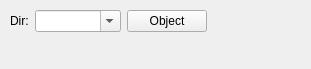
<ui version="4.0" >
 <class>ArgLookToward</class>
 <widget class="QWidget" name="ArgLookToward" >
  <property name="geometry" >
   <rect>
    <x>0</x>
    <y>0</y>
    <width>311</width>
    <height>69</height>
   </rect>
  </property>
  <layout class="QVBoxLayout" >
   <property name="spacing" >
    <number>6</number>
   </property>
   <property name="margin" >
    <number>10</number>
   </property>
   <item>
    <layout class="QHBoxLayout" >
     <property name="spacing" >
      <number>6</number>
     </property>
     <property name="margin" >
      <number>0</number>
     </property>
     <item>
      <widget class="QLabel" name="textLabel1" >
       <property name="text" >
        <string>Dir:</string>
       </property>
      </widget>
     </item>
     <item>
      <widget class="KComboBox" name="FocusEdit" >
       <property name="toolTip" >
        <string>Target object or direction</string>
       </property>
       <property name="whatsThis" >
        <string>Select a direction or object to center on.  The combo box provides a list of known directions including cardinal compass points on the horizon, as well as the Zenith.  You may also enter the name of a known object here, or select an object from the list of known objects by pressing the "Object" button.</string>
       </property>
       <property name="editable" >
        <bool>true</bool>
       </property>
       <item>
        <property name="text" >
         <string/>
        </property>
       </item>
       <item>
        <property name="text" >
         <string>north</string>
        </property>
       </item>
       <item>
        <property name="text" >
         <string>northeast</string>
        </property>
       </item>
       <item>
        <property name="text" >
         <string>east</string>
        </property>
       </item>
       <item>
        <property name="text" >
         <string>southeast</string>
        </property>
       </item>
       <item>
        <property name="text" >
         <string>south</string>
        </property>
       </item>
       <item>
        <property name="text" >
         <string>southwest</string>
        </property>
       </item>
       <item>
        <property name="text" >
         <string>west</string>
        </property>
       </item>
       <item>
        <property name="text" >
         <string>northwest</string>
        </property>
       </item>
       <item>
        <property name="text" >
         <string>zenith</string>
        </property>
       </item>
      </widget>
     </item>
     <item>
      <widget class="KPushButton" name="FindButton" >
       <property name="font" >
        <font>
         <pointsize>9</pointsize>
         <weight>50</weight>
         <italic>false</italic>
         <bold>false</bold>
         <underline>false</underline>
         <strikeout>false</strikeout>
        </font>
       </property>
       <property name="toolTip" >
        <string>Select object from a list</string>
       </property>
       <property name="whatsThis" >
        <string>Opens the Find Object dialog, which allows you to select an object from the list of known objects.  When an object has been selected, its name will appear in the "dir" box at left.</string>
       </property>
       <property name="text" >
        <string>Object</string>
       </property>
      </widget>
     </item>
     <item>
      <spacer>
       <property name="orientation" >
        <enum>Qt::Horizontal</enum>
       </property>
       <property name="sizeType" >
        <enum>QSizePolicy::Expanding</enum>
       </property>
       <property name="sizeHint" stdset="0" >
        <size>
         <width>40</width>
         <height>20</height>
        </size>
       </property>
      </spacer>
     </item>
    </layout>
   </item>
   <item>
    <spacer>
     <property name="orientation" >
      <enum>Qt::Vertical</enum>
     </property>
     <property name="sizeType" >
      <enum>QSizePolicy::Expanding</enum>
     </property>
     <property name="sizeHint" stdset="0" >
      <size>
       <width>20</width>
       <height>40</height>
      </size>
     </property>
    </spacer>
   </item>
  </layout>
 </widget>
 <layoutdefault spacing="6" margin="11" />
  <customwidgets>
  <customwidget>
   <class>KComboBox</class>
   <extends>QComboBox</extends>
   <header>kcombobox.h</header>
  </customwidget>
  <customwidget>
   <class>KPushButton</class>
   <extends>QPushButton</extends>
   <header>kpushbutton.h</header>
  </customwidget>
 </customwidgets>
 <resources/>
 <connections/>
</ui>
